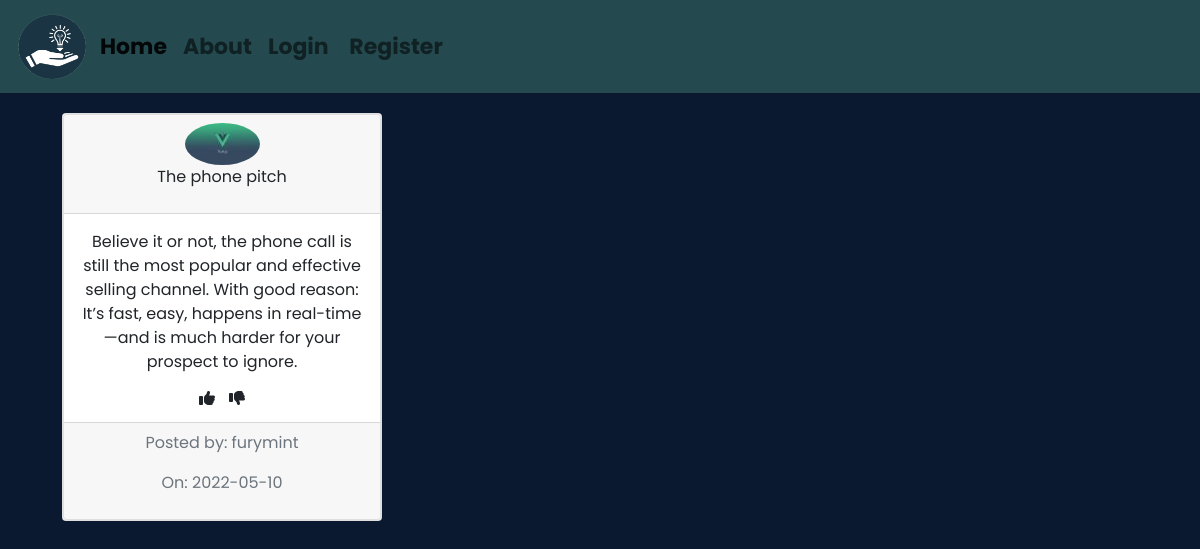
Screenshot of /pitch/3 with the database file from the repository.
### app/models.py (models this page shows, shortened)
class User(db.Model,UserMixin):
    id = db.Column(db.Integer,primary_key=True)
    username =db.Column(db.String(15),unique=True, nullable=False)
    email =db.Column(db.String(100),unique=True, nullable=False)
    avatar =db.Column(db.String(60), nullable=False, default ='default.jpg')
    password =db.Column(db.String(60), nullable=False)
    pitchs = db.relationship('Pitch',backref = 'author', lazy =True)

class Pitch(db.Model):
    id = db.Column(db.Integer,primary_key=True)
    title =db.Column(db.String(100), nullable=False)
    posted = db.Column(db.DateTime,nullable = False, default = datetime.utcnow)
    pitch = db.Column(db.Text, nullable = False)
    user_id = db.Column(db.Integer, db.ForeignKey('user.id'), nullable = False)

### app/routes.py (the view)
@app.route('/pitch/<int:pitch_id>')
def pitched(pitch_id):
    pitch = Pitch.query.get_or_404(pitch_id)
    return render_template('pitched.html', pitch= pitch)

### app/templates/pitched.html (shortened to what this page needs)
{%extends 'base.html' %}
{% block content %}
    <div class="card" style="width: 20rem;" id="cards">
        <div class="card text-center">
            <div class="card-header">
             <img class="rounded-circle" src="{{ url_for('static',filename='profiles/' + pitch.author.avatar) }}" alt="">
            <p>{{pitch.title}}</p>
            </div>
            <div class="card-body">
            <p class="card-text">{{pitch.pitch}}</p>
            <div class="vote">
                <i class="fa-solid fa-thumbs-up"></i>
                <i class="fa-solid fa-thumbs-down"></i>
            </div>
            </div>
            <div class="card-footer text-muted">
            <p>Posted by: {{pitch.author.username}}</p>
            <p>On: {{ pitch.posted.strftime('%Y-%m-%d') }}</p>
            </div>
        </div>
    </div>
{% endblock %}

### app/static/css/style.css (style rules this page uses)
* { box-sizing: border-box; font-family: 'Poppins', sans-serif; text-decoration: none; }
html { scroll-behavior: smooth; }
body { background-color: #0A192F; }
#cards { margin: 20px; }
.vote { display: flex; justify-content: center; gap: 5%; }

### rows the page displays
User: avatar (picture), author.username "furymint"
Pitch: title "The phone pitch", pitch "Believe it or not, the phone call is still the most popular and effective selling channel. With good reason: It’s fast, easy, happens in real-time—and is much harder for your prospect to ignore.", posted "2022-05-10"
